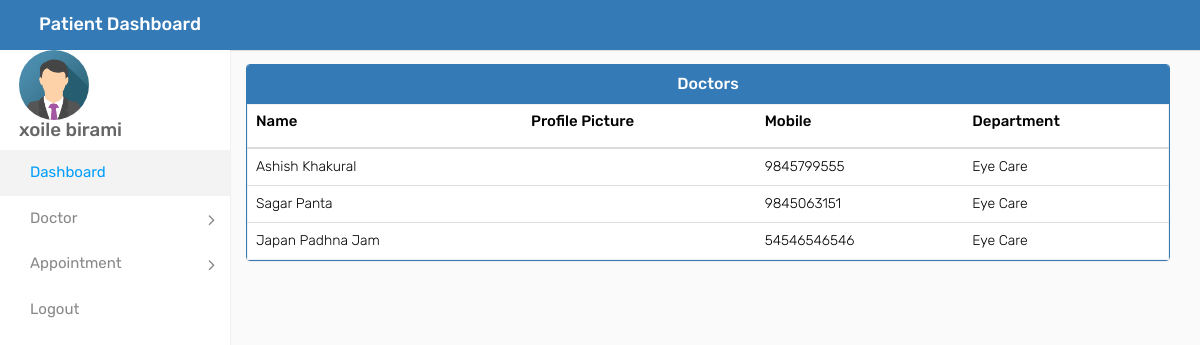
Page /patient_view_doctors (signed in) on the earlier database version.
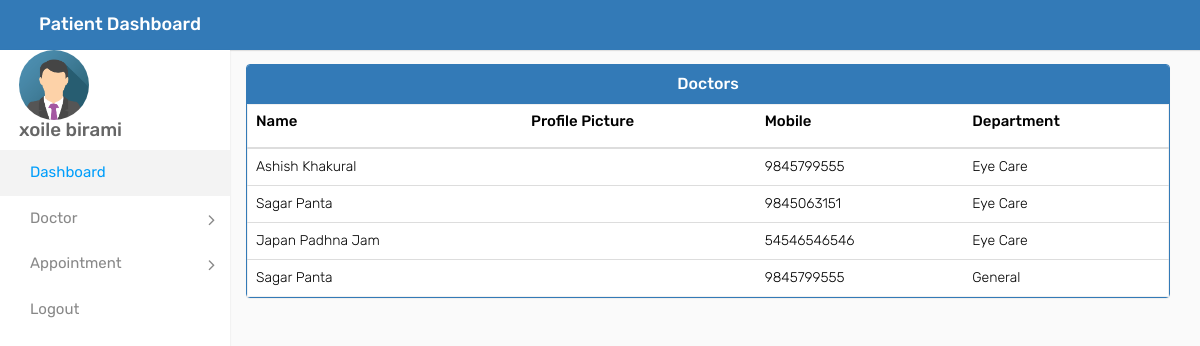
Same page on the later database version.
### account/models.py (models this page shows, shortened)
class Doctor(models.Model):
    user=models.OneToOneField(User,on_delete=models.CASCADE)
    profile_pic= models.ImageField(upload_to='profilepic/Doctor/',null=True,blank=True)
    contact = models.CharField(max_length=20,null=True)
    gender = models.PositiveSmallIntegerField(
        choices=GENDER_CHOICE, default=3)
    address = models.CharField(max_length=40)
    department= models.CharField(max_length=50,choices=DEPARTMENT,default='Cardiologist')
    status=models.BooleanField(default=False)
    @property
    def get_name(self):
        return self.user.first_name+" "+self.user.last_name

### account/views.py (the view)
# urls.py: path('patient_view_doctors', views.patient_view_doctors,name="patient_view_doctors"),
@login_required(login_url='login')
@user_passes_test(logged_as_patient)
def patient_view_doctors(request):
    doctor=models.Doctor.objects.all().filter(status=True)
    data={
        'doctor':doctor
    }
    return render(request,'patient_view_doctors.html',context=data)

### account/views.py (called while the page is built)
def logged_as_patient(user):
    return user.groups.filter(name='patient').exists()

### templates/patient_view_doctors.html (shortened to what this page needs)
{% extends 'patient_base.html' %}
{% load static %}
{% block content %}
<div class="container"  style="padding-left: 111px; margin-top:14px; font-size:14px">
	<div class="panel panel-primary">
		<div class="panel-heading" style="text-align:center;">
		<h6 class="panel-title">Doctors</h6>
	  </div>
	  <table class="table table-hover" id="dev-table">
		<thead>
			<tr>
				<th><h1 style="font-size:15px;">Name</h1></th>
				<th><h1 style="font-size:15px;">Profile Picture</h1></th>
				<th><h1 style="font-size:15px;">Mobile</h1></th>
				<th><h1 style="font-size:15px;">Department</h1></th>
			</tr>
		</thead>
		{% for d in doctor %}
		<tr>
		  <td> {{d.get_name}}</td>
		  <td>
			</td>
		  <td>{{d.contact}}</td>
		  <td>{{d.department}}</td>
		</tr>
		{% endfor %}
	  </table>
	</div>
  </div>
{% endblock content %}

Differences in the rows shown:
added Doctor: get_name "Sagar Panta", contact "9845799555", department "General"
